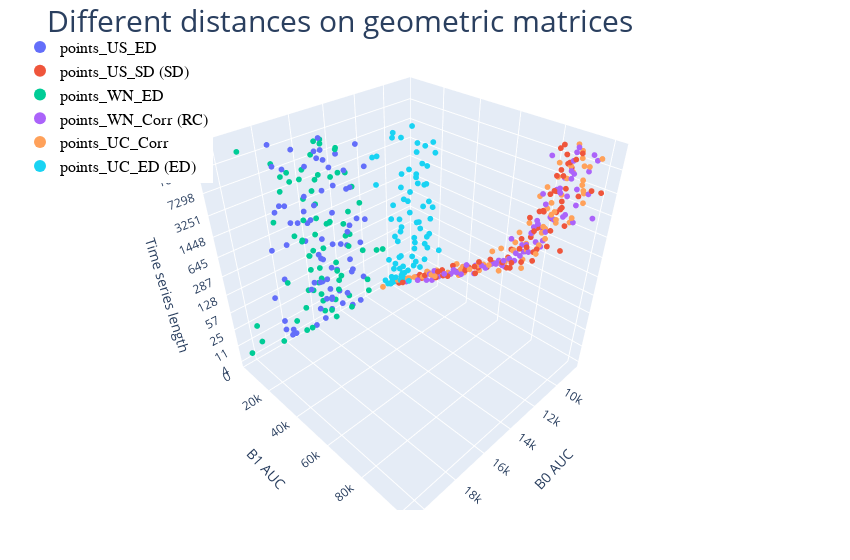

Notebook source saved alongside this figure:
### Code cell
fig = go.Figure()



fig.add_trace(go.Scatter3d(
    x = points_US_ED[0], 
    y = points_US_ED[1],
    z = points_US_ED[2],
    mode='markers', 
    showlegend = True,
    marker={
       'size':2.,
    },
    name="points_US_ED"        
    ))
fig.add_trace(go.Scatter3d(
    x = points_US_SD[0], 
    y = points_US_SD[1],
    z = points_US_SD[2],
    mode='markers', 
    showlegend = True,
    marker={
       'size':2.,
    },
    name="points_US_SD (SD)"        
    ))    

fig.add_trace(go.Scatter3d(
    x = points_WN_ED[0], 
    y = points_WN_ED[1],
    z = points_WN_ED[2],
    mode='markers', 
    showlegend = True,
    marker={
       'size':2,
    },
    name="points_WN_ED"
    ))    
fig.add_trace(go.Scatter3d(
    x = points_WN_Corr[0], 
    y = points_WN_Corr[1],
    z = points_WN_Corr[2],
    mode='markers', 
    showlegend = True,
    marker={
       'size':2,
    },
    name="points_WN_Corr (RC)"
    ))    


fig.add_trace(go.Scatter3d(
    x = points_UC_Corr[0], 
    y = points_UC_Corr[1],
    z = points_UC_Corr[2],
    mode = 'markers', 
    showlegend = True,
    marker={
       'size':2.,
    },
    name="points_UC_Corr"    
    ))
fig.add_trace(go.Scatter3d(
    x = points_UC_ED[0], 
    y = points_UC_ED[1],
    z = points_UC_ED[2],
    mode = 'markers', 
    showlegend = True,
    marker={
       'size':2.,
    },
    name="points_UC_ED (ED)"    
    ))


fig.update_layout(
    legend = {'itemsizing':'constant'},#legend_title="Legend Title",
    scene = dict(
        xaxis_title='B0 AUC',
        yaxis_title='B1 AUC',
        zaxis_title='Time series length',
        # yaxis=dict(dtick=1, type='log'), # dtick=1, 
        zaxis=dict(dtick=1,
            tickmode = 'array',
            tickvals = np.arange(0,np.size(lenSet,0),7),
            ticktext = lenSet[np.arange(0,np.size(lenSet,0),7)]
            ) # dtick=1, 
        ),
        width=850,
        margin=dict(r=50, b=50, l=20, t=30),
        title = go.layout.Title(
            text = "Different distances on geometric matrices",
            font = dict(size = 30),
            x = 0.4,
            y = 0.98,
            xanchor = 'center',
            yanchor = 'top'
        ),
)

fig.update_layout(
    legend=dict(
        x=0,
        y=1,
        # traceorder="reversed",
        title_font_family="Times New Roman",
        font=dict(
            family="Courier",
            size=16,
            color="black"
        ),
        # bgcolor="LightSteelBlue",
        # bordercolor="Black",
        # borderwidth=1
    ),
    # xaxis = dict(
    #     tickmode = 'array',
    #     tickvals = [1, 3, 5, 7, 9, 11],
    #     ticktext = ['One', 'Three', 'Five', 'Seven', 'Nine', 'Eleven']
    # )
)
# fig.update_yaxes(type="log")

fig.show()
